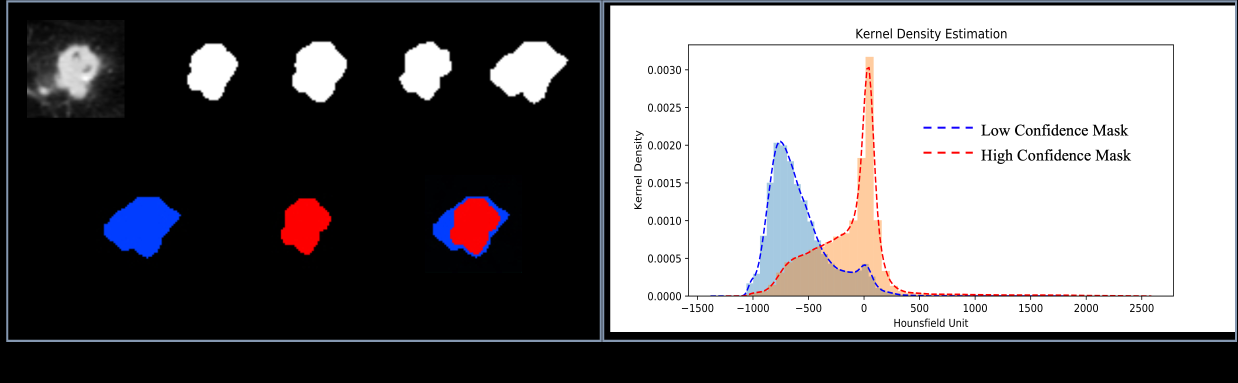
#> input picture Imgs/dif.png, 4950 x 1530 px (shown at 1/4 size); its folder holds only this picture in this run
$ python -i FeatureExtract.py   (imports and definitions only)   (older library calls are emulated)
#> lines starting #> are read from the running program, lines starting #| are printed output that depends on the picture
#> further down, picture is the input picture: shape (1530, 4950, 3); mean B, G, R 116.9, 114.9, 116.8
'''
Created by Wang Qiuli

2020/5/23
'''

import cv2
import numpy as np
import matplotlib.pyplot as plt
import features.slic
import features.rgb_gr
from PIL import Image
from skimage import io, color
from skimage import data, filters


def truncate_hu(image_array, max = 400, min = -900):
    image = image_array.copy()
    image[image > max] = max
    image[image < min] = min
    return image

# [51 lines left out: functions hist, gray2rgb, super_pixel, standard_deviation, not called in this run]

def edge_detection(img):
    '''
    edge detection
    '''
    img = truncate_hu(img)
    # [6 lines of commented-out code are left out]


    x = cv2.Sobel(img, cv2.CV_16S, 1, 0)
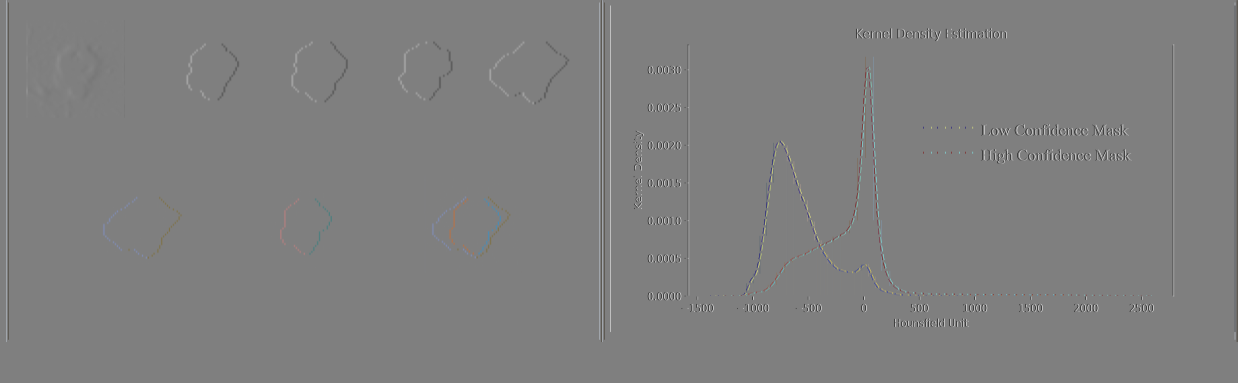
#> x: shape (1530, 4950, 3) int16 (shown at 1/4 size); mean B, G, R 0, 0, 0; drawn with min black and max white
    y = cv2.Sobel(img, cv2.CV_16S, 0, 1)
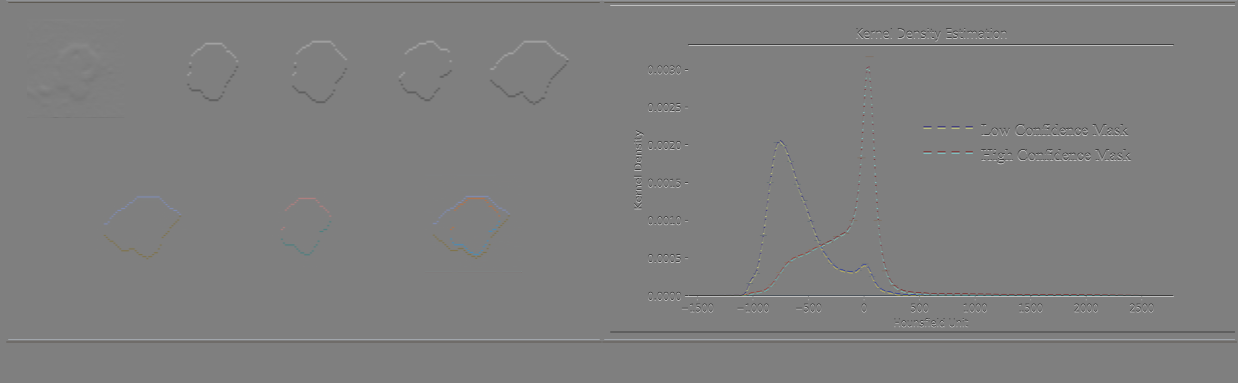
#> y: shape (1530, 4950, 3) int16 (shown at 1/4 size); mean B, G, R -0.5, -0.4, -0.3; drawn with min black and max white
    z = cv2.Sobel(img, cv2.CV_16S, 1, 1)

    return x
    # io.imsave('canny1.png', x)
    # io.imsave('canny2.png', y)
    # io.imsave('canny3.png', z)


# [43 lines left out: functions gabor, threshold_void, normalization, toGrey, OTSU, not called in this run]

>>> import cv2
>>> picture = cv2.imread('../Imgs/dif.png')
>>> result = edge_detection(picture)
